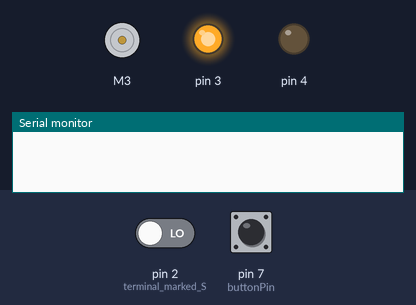
Recording of a sketch running on a simulated Arduino Uno, built with avr-gcc and run on an emulated ATmega328P. Shown: DC motor (green arrow = forward, orange = backward, longer = faster), output pins drawn as LEDs (lit = HIGH), the last lines printed to the serial monitor. Inputs (shaded band) come from the test bench; at power-on: pin 7 (buttonPin) LOW, pin 2 (terminal_marked_S) LOW.

Above: at 1.2 s.
1.3 s: pin 7 (buttonPin) pulled HIGH for 0.15 s
At 2.2 s:
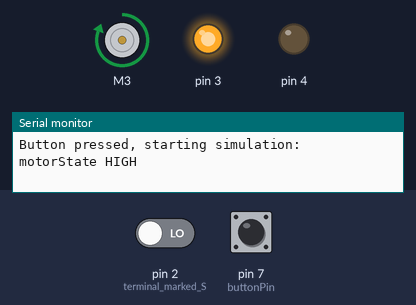
Timing chart, 0 to 7.8 s (numbered marks = the images above; inputs shaded):
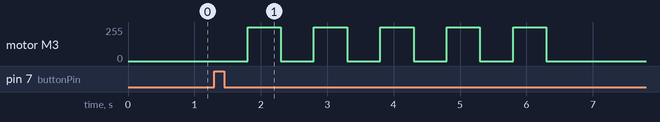

Measured:
- after the input at 1.3 s, motor M3: alternates forward 255/255 for 0.50 s and stopped for 0.50 s, 10 changes in all, then stays stopped, starting after 0.50 s

The sketch:

motorstim_rpm_tester.ino
```cpp
#include <Wire.h>
#include <Adafruit_MotorShield.h>
#include "utility/Adafruit_MS_PWMServoDriver.h"

Adafruit_MotorShield AFMS = Adafruit_MotorShield();  //initialize the motorshield
Adafruit_DCMotor *motor = AFMS.getMotor(3);          //setting DC motor to port 3

// variables that will change:
int motorState = 0;  // bool for motor running or stopped
const int buttonPin = 7;
int runtime;
unsigned long CurrentTime = 0;       // storage of last updated timing
int epoch = 500;                     // interval at which to blink (milliseconds)
unsigned long StartTime = millis();  // StartTime variable to store initial activation of system from button press
unsigned long LoopTime = StartTime;  // LoopTime variable to calculate when epoch is reached to change motor state
bool PressDown = false;              // Button activation boolean variable
volatile byte rev;
unsigned int rpm;
unsigned long timeold;
unsigned long hzval;
unsigned long period;

void setup() {
  pinMode(buttonPin, INPUT);  //setting button to read input
  AFMS.begin();               //starting the motorshield object
  Serial.println("System ready");
  // next 4 lines only because of my cheat to plug direct into arduino
  pinMode(4, OUTPUT);
  digitalWrite(4, LOW);  //cheat instead of connecting to 0v
  pinMode(3, OUTPUT);
  digitalWrite(3, HIGH);  // cheat instead of connecting to 5v
  // with VCC and GND hardwired you would start here
  pinMode(2, INPUT);   // terminal marked S
  Serial.begin(9600);  // initialise serial for debugging

  attachInterrupt(0, hzcounter, RISING);  //Initialize the intterrupt pin (Arduino digital pin 2)
  rev = 0;
  rpm = 0;
  timeold = millis();

}

void loop() {
  PressDown = digitalRead(buttonPin);

  if (PressDown == true) {
    StartTime = millis();
    LoopTime = StartTime;

    Serial.println("Button pressed, starting simulation:");

    while (millis() - StartTime < 5000) {

      CurrentTime = millis();
      if (CurrentTime - LoopTime >= epoch) {
        LoopTime = millis();

        if (motorState == 0) {
          if (rev >= 20) {
            period = (millis() - timeold)/1000;
            rpm = 60 * rev / period ;
            hzval = rev/period;
            timeold = millis();
            Serial.println(rpm);
            Serial.println(hzval);
            rev = 0;
          }
          motor->setSpeed(255);
          Serial.println("motorState HIGH");
          motor->run(FORWARD);
          motorState = 1;

        } else {
          motor->setSpeed(0);
          Serial.println("motorState LOW");
          motor->run(FORWARD);
          motorState = 0;
        }
        runtime = millis() - CurrentTime;
      }
    }
    PressDown = false;
    motor->setSpeed(0);
    motor->run(FORWARD);
    motorState = 0;
  }

  else {
    motor->setSpeed(0);
    motor->run(FORWARD);
    motorState = 0;
  }
}

void hzcounter()  //This function is called whenever a magnet/interrupt is detected by the arduino
{
  rev++;
}
```
